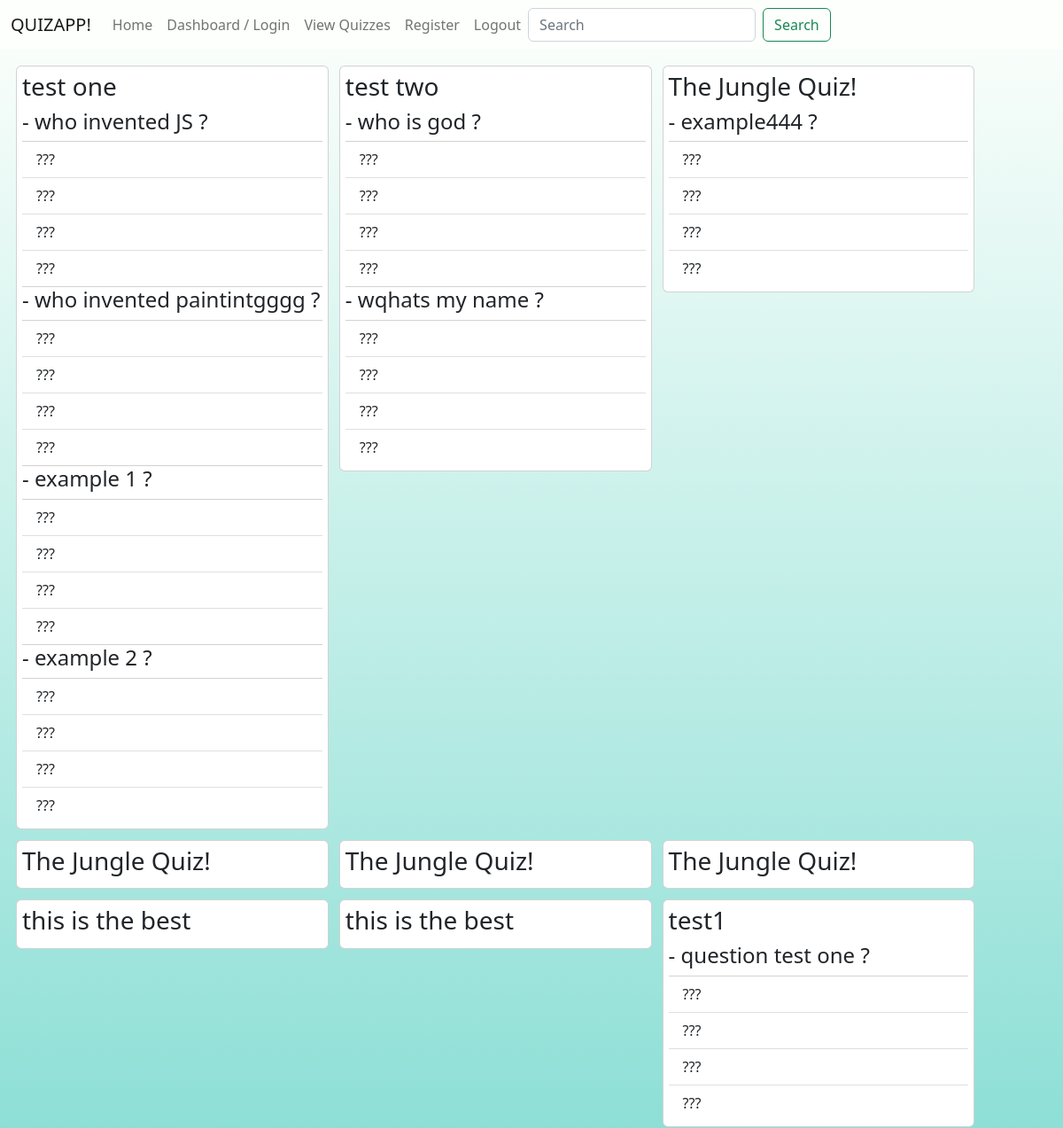
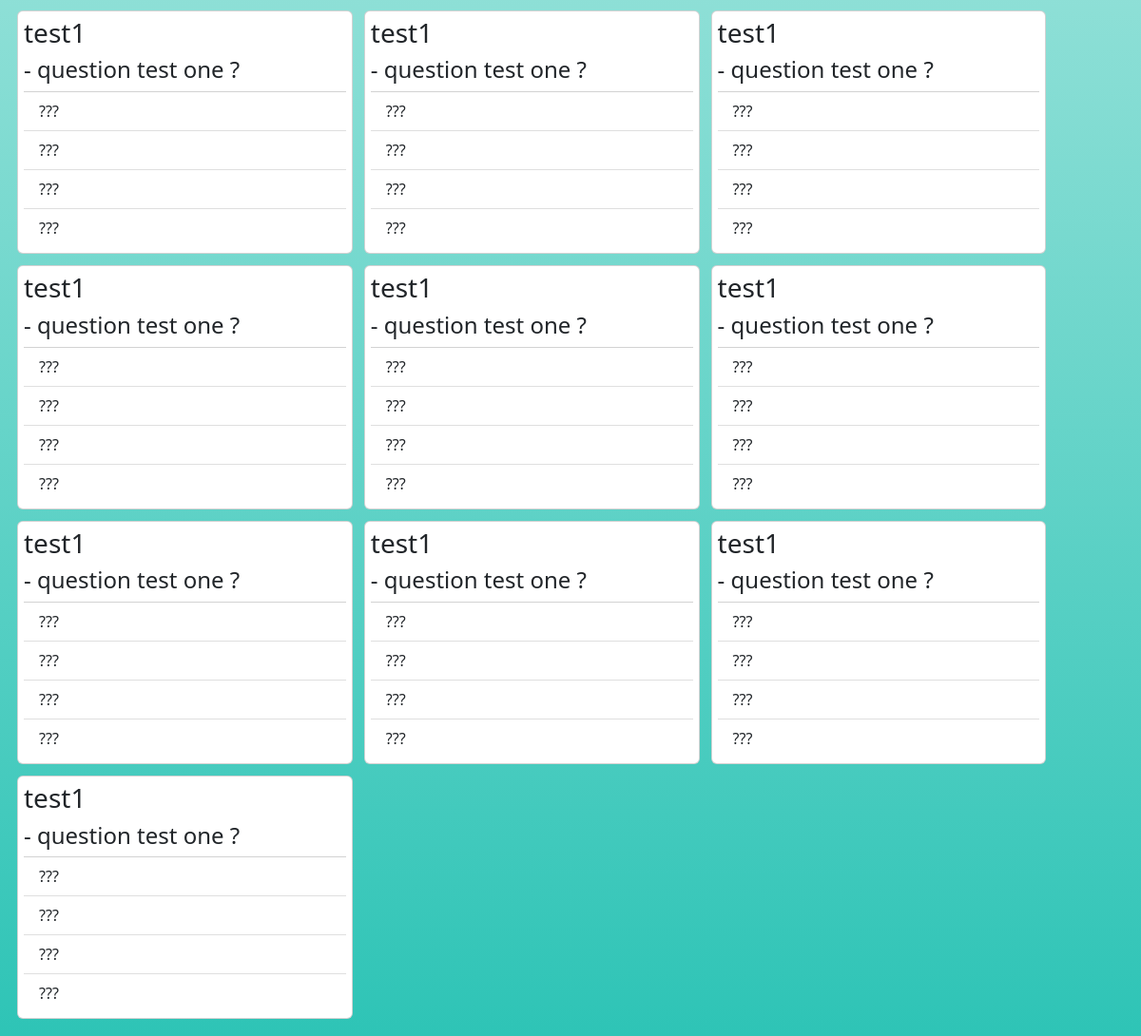
Screenshot of /view_quiz with the database file from the repository (2 pictures, top to bottom).
### models.py (models this page shows)
class Quiz(db.Model):
    id = db.Column(db.Integer, primary_key=True, nullable=False)
    name = db.Column(db.String(30))
    date_created = db.Column(db.DateTime, nullable=False, default=datetime.utcnow())
    questions = db.relationship('Question', cascade="all, delete, delete-orphan", backref="quiz")

class Question(db.Model):
    id = db.Column(db.Integer, primary_key=True, nullable=False)
    name = db.Column(db.String(300))
    quiz_id = db.Column(db.Integer, db.ForeignKey('quiz.id'), nullable=False)
    answers = db.relationship('Answer', cascade="all, delete, delete-orphan", backref="question")

class Answer(db.Model):
    id = db.Column(db.Integer, primary_key=True)
    name = db.Column(db.String(300), nullable=False)
    correct = db.Column(db.Boolean, default=False, nullable=False)
    question_id = db.Column(db.Integer, db.ForeignKey('question.id'), nullable=False)

### admin_views.py (the view)
@my_view.route("/view_quiz")
def view_quiz():
    quizzes = Quiz.query.all()
    return render_template("view_quiz.html", quizzes=quizzes)

### templates/view_quiz.html
{% extends 'base.html' %}
{% block content %}
<div id="quiz-list">
    {% for entry in quizzes %}
    <div id="displaybox" class="card">
        <h3>{{entry.name}}</h3>
        {% for question in entry.questions %}
        <h4> - {{ question.name }} ?</h4>
        <ul class="list-group list-group-flush">
        {% for answer in question.answers %}
        <li class="list-group-item">???</li>
        {% endfor %}
        </ul>
        {% endfor %}
    </div>
    {% endfor %}
</div>
{% endblock %}

### static/css/checkbox.css (style rules this page uses)
:root { --lerouge: #FB4D3D; --leorange: #F79256; --leblue: #2EC4B6; --lewhite: #FDFFFC; --lenoir: #011627; }

### static/css/style.css (style rules this page uses)
#radiobox, #quiz-list { display: flex; flex-wrap: wrap; flex-direction: row; margin: 6px; padding: 6px; }
#displaybox { display: flex; flex-direction: column; height: min-content; width: 30%; margin: 6px; padding: 6px; }
:root { --lerouge: #FB4D3D; --leorange: #F79256; --leblue: #2EC4B6; --lewhite: #FDFFFC; --lenoir: #011627; }
html { height: fit-content; }
body { height: 100%; background: linear-gradient(to top, var(--leblue), var(--lewhite)); background-size:cover; background-repeat:repeat; font-family: 'Raleway', sans-serif; color: var(--lenoir); }

### static/css/quiz.css (style rules this page uses)
* { box-sizing: border-box; }
:root { --lerouge: #FB4D3D; --leorange: #F79256; --leblue: #2EC4B6; --lewhite: #FDFFFC; --lenoir: #011627; }

### rows the page displays
Quiz: name "test one"
Question: name "who invented JS"
Question: name "who invented paintintgggg"
Question: name "example 1"
Question: name "example 2"
Quiz: name "test two"
Question: name "who is god"
Question: name "wqhats my name"
Quiz: name "The Jungle Quiz!"
Question: name "example444"
Quiz: name "The Jungle Quiz!"
Quiz: name "The Jungle Quiz!"
Quiz: name "The Jungle Quiz!"
Quiz: name "this is the best"
Quiz: name "this is the best"
Quiz: name "test1"
Question: name "question test one"
Quiz: name "test1"
Question: name "question test one"
Quiz: name "test1"
Question: name "question test one"
Quiz: name "test1"
Question: name "question test one"
Quiz: name "test1"
Question: name "question test one"
Quiz: name "test1"
Question: name "question test one"
Quiz: name "test1"
Question: name "question test one"
Quiz: name "test1"
Question: name "question test one"
Quiz: name "test1"
Question: name "question test one"
Quiz: name "test1"
Question: name "question test one"
Quiz: name "test1"
Question: name "question test one"
